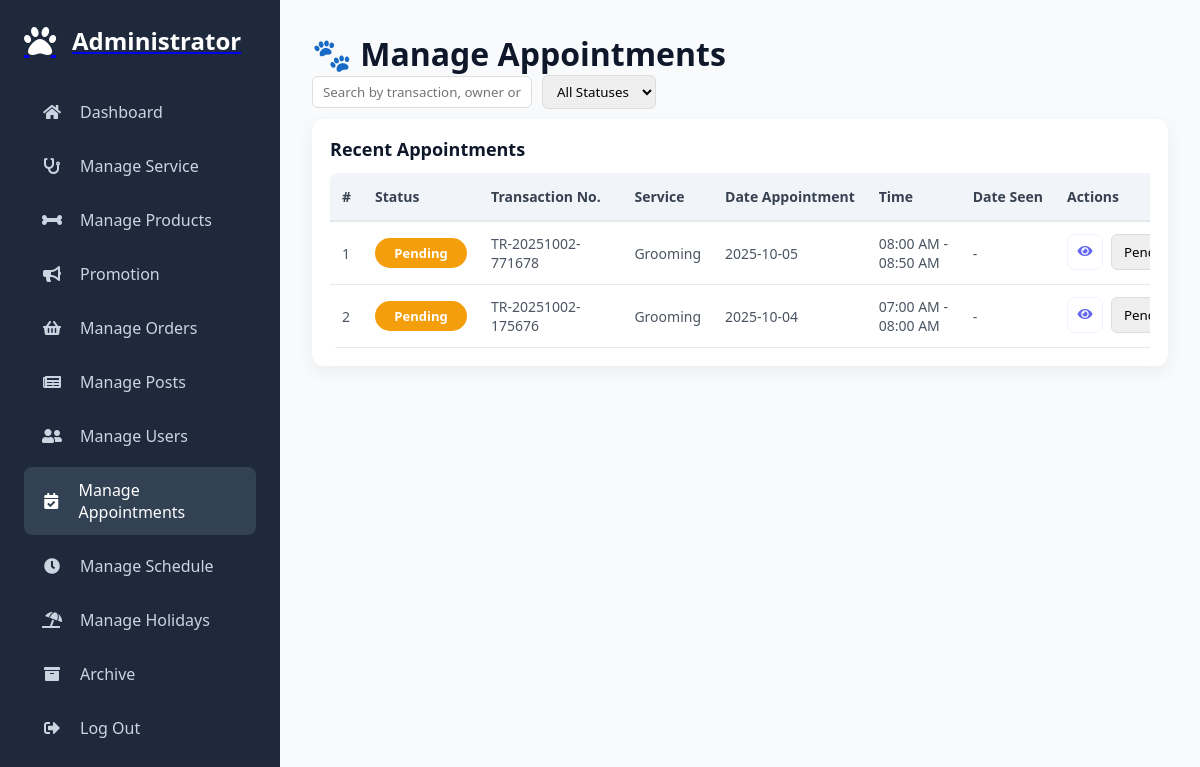
The page /admin/manage_appointments.php (signed in) on the database as committed earlier.
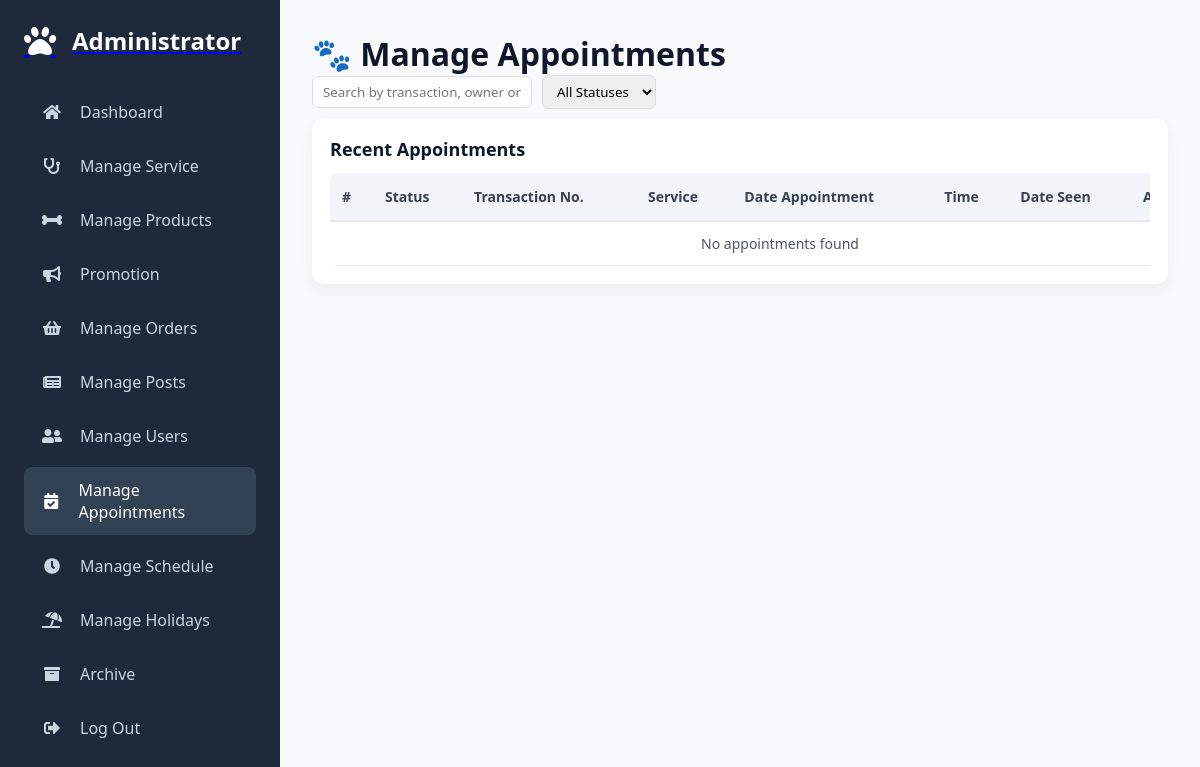
The same page on the database as committed later.
### tables this page shows
CREATE TABLE `appointments` (
  `id` int(11) NOT NULL,
  `transaction_no` varchar(50) DEFAULT NULL,
  `user_id` varchar(36) NOT NULL,
  `appointment_date` date NOT NULL,
  `time_slot` varchar(50) NOT NULL,
  `status` enum('Pending','Approved','Completed','Rejected','Cancelled') DEFAULT 'Pending',
  `completed_at` timestamp NULL DEFAULT NULL,
  `service_id` int(11) NOT NULL,
  `date_seen` date DEFAULT NULL,
  `created_at` timestamp NOT NULL DEFAULT current_timestamp(),
  `active_slot` varchar(255) GENERATED ALWAYS AS (if(`status` in ('Pending','Approved'),concat(`appointment_date`,'-',`time_slot`,'-',`service_id`,'-',`user_id`),NULL)) STORED
);

CREATE TABLE `services` (
  `id` int(11) NOT NULL,
  `name` varchar(100) NOT NULL,
  `service_detail` text NOT NULL,
  `image` varchar(255) DEFAULT NULL,
  `status` enum('active','inactive') NOT NULL DEFAULT 'active',
  `created_at` timestamp NOT NULL DEFAULT current_timestamp()
);

### admin/manage_appointments.php (the view, shortened to what this page needs)
<?php
require_once '../components/auth_admin.php';
$limit = 10;
$page  = isset($_GET['page']) ? (int)$_GET['page'] : 1;
$start = ($page - 1) * $limit;
$search = isset($_GET['search']) ? trim($_GET['search']) : '';
$where = "1=1 AND a.status NOT IN ('completed','cancelled')";
$stmt = $conn->prepare("
    SELECT a.*, u.name AS fullname, u.email, u.phone, s.name AS service_name, a.transaction_no
    FROM appointments a
    LEFT JOIN users u ON a.user_id=u.id
    LEFT JOIN services s ON a.service_id=s.id
    WHERE $where
    ORDER BY a.id DESC
    LIMIT ?, ?
");
$i=1;
$stmt->bindValue($i++, $start, PDO::PARAM_INT);
$stmt->bindValue($i++, $limit, PDO::PARAM_INT);
$stmt->execute();
$appointments = $stmt->fetchAll(PDO::FETCH_ASSOC);
?>
<!DOCTYPE html>
<html lang="en">
<head>
<link rel="stylesheet" href="./../assets/css/admin/manage_appointment.css?v=<?php echo time(); ?>">
<link rel="stylesheet" href="./../assets/css/admin/admin_header.css?v=<?php echo time(); ?>">
<link rel="stylesheet" href="https://cdnjs.cloudflare.com/ajax/libs/font-awesome/5.15.4/css/all.min.css">
</head>
<body>
<?php include '../components/admin_header.php'; ?>
<div class="admin-main">
    <h1>🐾 Manage Appointments</h1>
    <div class="orders-filters">
        <input type="text" id="searchInput" placeholder="Search by transaction, owner or service" value="<?= htmlspecialchars($search) ?>">
        <select id="statusFilter">
            <option value="">All Statuses</option>
        </select>
    </div>
    <div class="card">
        <div class="card-header"><h2>Recent Appointments</h2></div>
        <div class="table-container">
            <table class="orders-table">
                <thead>
                    <tr>
                        <th>#</th>
                        <th>Status</th>
                        <th>Transaction No.</th>
                        <th>Service</th>
                        <th>Date Appointment</th>
                        <th>Time</th>
                        <th>Date Seen</th>
                        <th class="actions">Actions</th>
                    </tr>
                </thead>
                <tbody>
                <?php if(count($appointments)>0): ?>
                    <?php $count=$start+1; foreach($appointments as $a): ?>
                    <?php $status = strtolower($a['status'] ?? 'pending'); ?>
                    <tr data-id="<?= $a['id'] ?>">
                        <td><?= $count++ ?></td>
                        <td><span class="status-badge <?= $status ?>"><?= ucfirst($status) ?></span></td>
                        <td><?= htmlspecialchars($a['transaction_no'] ?? '-') ?></td>
                        <td><?= htmlspecialchars($a['service_name']) ?></td>
                        <td><?= htmlspecialchars($a['appointment_date']) ?></td>
                        <td><?= htmlspecialchars($a['time_slot']) ?></td>
                        <td><?= in_array($status,['approved','completed'])?$a['date_seen']:'-' ?></td>
                        <td class="actions">
                            <button class="action-icon btn-view" title="View"><i class="fas fa-eye"></i></button>
                            <select class="status-select" data-id="<?= $a['id'] ?>"
                                <?= in_array($status,['completed','cancelled']) ? 'disabled' : '' ?>>
                                <option value="pending" <?= $status=='pending'?'selected':'' ?> <?= in_array($status,['approved','completed','cancelled']) ? 'disabled':'' ?>>Pending</option>
                            </select>
                        </td>
                    </tr>
                    <?php endforeach; ?>
                <?php else: ?>
                    <tr><td colspan="8" class="empty-state">No appointments found</td></tr>
                <?php endif; ?>
                </tbody>
            </table>
        </div>
    </div>
</div>
</body>
</html>

### components/admin_header.php
<div class="admin-sidebar" id="sidebar">
    <a href="dashboard.php" class="sidebar-header">
        <i class="fas fa-paw fa-2x" style="color: #fff;"></i>
        <h2>Administrator</h2>
    </a>
<nav>
    <a href="dashboard.php" class="nav-link <?= basename($_SERVER['PHP_SELF']) == 'dashboard.php' ? 'active' : '' ?>">
        <i class="fas fa-home"></i>
        <span>Dashboard</span>
    </a>
    <a href="manage_service.php" class="nav-link <?= basename($_SERVER['PHP_SELF']) == 'manage_service.php' ? 'active' : '' ?>">
        <i class="fas fa-stethoscope"></i>
        <span>Manage Service</span>
    </a>
    <a href="manage_products.php" class="nav-link <?= basename($_SERVER['PHP_SELF']) == 'manage_products.php' ? 'active' : '' ?>">
        <i class="fas fa-bone"></i>
        <span>Manage Products</span>
    </a>
    <a href="manage_promotion.php" class="nav-link <?= basename($_SERVER['PHP_SELF']) == 'manage_promotion.php' ? 'active' : '' ?>">
        <i class="fas fa-bullhorn"></i>
        <span>Promotion</span>
    </a>
    <a href="manage_orders.php" class="nav-link <?= basename($_SERVER['PHP_SELF']) == 'manage_orders.php' ? 'active' : '' ?>">
        <i class="fas fa-shopping-basket"></i>
        <span>Manage Orders</span>
    </a>
    <a href="manage_post.php" class="nav-link <?= basename($_SERVER['PHP_SELF']) == 'manage_post.php' ? 'active' : '' ?>">
        <i class="fas fa-newspaper"></i>
        <span>Manage Posts</span>
    </a>
    <a href="manage_users.php" class="nav-link <?= basename($_SERVER['PHP_SELF']) == 'manage_users.php' ? 'active' : '' ?>">
        <i class="fas fa-user-friends"></i>
        <span>Manage Users</span>
    </a>
    <a href="manage_appointments.php" class="nav-link <?= basename($_SERVER['PHP_SELF']) == 'manage_appointments.php' ? 'active' : '' ?>">
        <i class="fas fa-calendar-check"></i>
        <span>Manage Appointments</span>
    </a>
    <a href="manage_schedule.php" class="nav-link <?= basename($_SERVER['PHP_SELF']) == 'manage_schedule.php' ? 'active' : '' ?>">
        <i class="fas fa-clock"></i>
        <span>Manage Schedule</span>
    </a>
    <a href="manage_holidays.php" class="nav-link <?= basename($_SERVER['PHP_SELF']) == 'manage_holidays.php' ? 'active' : '' ?>">
        <i class="fas fa-umbrella-beach"></i>
        <span>Manage Holidays</span>
    </a>
    <a href="archive.php" class="nav-link <?= basename($_SERVER['PHP_SELF']) == 'archive_appointments.php' ? 'active' : '' ?>">
        <i class="fas fa-archive"></i>
        <span>Archive</span>
    </a>
    <a href="../components/admin_logout.php" class="nav-link" onclick="return confirm('Logout from this website?');">
        <i class="fas fa-sign-out-alt"></i>
        <span>Log Out</span>
    </a>
</nav>
</div>

### assets/css/admin/manage_appointment.css (style rules this page uses)
:root { --primary-color: #6366f1; --secondary-color: #4f46e5; --dark-bg: #1e293b; --light-bg: #f8fafc; --text-dark: #0f172a; --text-light: #64748b; --card-bg: #ffffff; --border-radius: 10px; --transition: all 0.3s ease; --success: #10b981; --pending: #f59e0b; --danger: #ef4444; --info: #3b82f6; }
* { margin:0; padding:0; box-sizing:border-box; font-family: 'Segoe UI', sans-serif; }
body { background: var(--light-bg); color: var(--text-dark); overflow-x:hidden; }
.admin-main { margin-left: 280px; flex:1; padding:2rem; transition: var(--transition); min-height:100vh; }
.card { background: var(--card-bg); border-radius:12px; padding:18px; box-shadow:0 6px 18px rgba(0,0,0,0.06); }
.card-header h2 { margin:0; font-size:18px; color: var(--text-dark); }
.table-container { width:100%; overflow-x:auto; margin-top:12px; }
table.orders-table { width:100%; border-collapse:collapse; font-size:14px; border-radius:8px; overflow:hidden; min-width:900px; }
.orders-table thead { background:#f1f5f9; text-align:left; }
.orders-table thead th { padding:14px 12px; font-weight:600; color:#374151; border-bottom:2px solid #e5e7eb; white-space:nowrap; }
.orders-table tbody tr { border-bottom:1px solid #e5e7eb; transition: background 0.15s ease; }
.orders-table tbody td { padding:12px; vertical-align:middle; color:#4b5563; }
.orders-filters { display:flex; gap:10px; align-items:center; flex-wrap:wrap; }
.empty-state { text-align:center; padding:40px 10px; color: var(--text-light); }
.status-badge { display:inline-block; padding:6px 10px; border-radius:999px; font-weight:600; font-size:13px; color:#fff; text-align:center; min-width:92px; text-transform:capitalize; }
.status-badge.pending { background: var(--pending); }
td.actions { display:flex; justify-content:flex-end; gap:8px; white-space:nowrap; }
.action-icon { display:inline-flex; align-items:center; justify-content:center; width:36px; height:36px; border-radius:8px; background:#fff; border:1px solid #eef2ff; color: var(--primary-color); cursor:pointer; }

### assets/css/admin/admin_header.css (style rules this page uses)
:root { --primary-color: #6366f1; --secondary-color: #4f46e5; --dark-bg: #1e293b; --light-bg: #f8fafc; --text-dark: #0f172a; --text-light: #64748b; --card-bg: #ffffff; --border-radius: 10px; --transition: all 0.3s ease; }
* { margin: 0; padding: 0; box-sizing: border-box; font-family: 'Segoe UI', sans-serif; }
body { background: var(--light-bg); color: var(--text-dark); overflow-x: hidden; }
.admin-sidebar { width: 280px; background: var(--dark-bg); padding: 1.5rem; position: fixed; top: 0; left: 0; height: 100%; transition: var(--transition); z-index: 1000; transform: translateX(0); overflow-y: auto; scrollbar-width: thin; }
.sidebar-header { display: flex; align-items: center; gap: 1rem; margin-bottom: 2rem; }
.sidebar-header h2 { color: white; font-size: 1.5rem; font-weight: 600; }
.admin-sidebar nav { display: flex; flex-direction: column; gap: 0.5rem; }
.nav-link { display: flex; align-items: center; gap: 1rem; color: #cbd5e1; padding: 0.75rem 1rem; border-radius: 8px; text-decoration: none; transition: var(--transition); font-weight: 500; }
.nav-link:hover, .nav-link.active { background: #334155; color: #fff; }
.nav-link i { width: 24px; text-align: center; }
.admin-main { margin-left: 280px; flex: 1; padding: 2rem; transition: var(--transition); }
h1 { font-size: 2rem; font-weight: 600; color: var(--text-dark); }
@media (min-width: 769px) { .admin-sidebar { transform: none !important; } }

### admin/manage_appointments.php (style rules this page uses)
.orders-filters { display:flex; gap:10px; margin-bottom:10px; }
.orders-filters input, .orders-filters select { padding:6px 10px; border-radius:6px; border:1px solid #ddd; }
.orders-filters select { cursor:pointer; }
.status-select { padding:6px 8px; border-radius:6px; border:1px solid #ddd; }

Rows that differ between the two databases and show on the page:
removed appointments: status "Pending", transaction_no "TR-20251002-771678", service.name "Grooming", appointment_date "2025-10-05", time_slot "08:00 AM - 08:50 AM", status+id "Pending"
removed appointments: status "Pending", transaction_no "TR-20251002-175676", service.name "Grooming", appointment_date "2025-10-04", time_slot "07:00 AM - 08:00 AM", status+id "Pending"
Other text that changed with them:
text now shown: "No appointments found"
